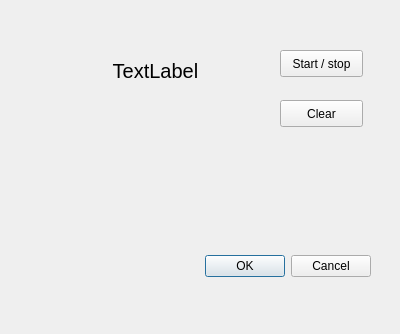
<ui version="4.0" >
 <class>Dialog</class>
 <widget class="QDialog" name="Dialog" >
  <property name="geometry" >
   <rect>
    <x>0</x>
    <y>0</y>
    <width>400</width>
    <height>334</height>
   </rect>
  </property>
  <property name="windowTitle" >
   <string>Dialog</string>
  </property>
  <widget class="QWidget" name="layoutWidget" >
   <property name="geometry" >
    <rect>
     <x>20</x>
     <y>250</y>
     <width>351</width>
     <height>33</height>
    </rect>
   </property>
   <layout class="QHBoxLayout" >
    <property name="margin" >
     <number>0</number>
    </property>
    <property name="spacing" >
     <number>6</number>
    </property>
    <item>
     <spacer>
      <property name="orientation" >
       <enum>Qt::Horizontal</enum>
      </property>
      <property name="sizeHint" >
       <size>
        <width>131</width>
        <height>31</height>
       </size>
      </property>
     </spacer>
    </item>
    <item>
     <widget class="QPushButton" name="okButton" >
      <property name="text" >
       <string>OK</string>
      </property>
     </widget>
    </item>
    <item>
     <widget class="QPushButton" name="cancelButton" >
      <property name="text" >
       <string>Cancel</string>
      </property>
     </widget>
    </item>
   </layout>
  </widget>
  <widget class="QPushButton" name="butStartStop" >
   <property name="geometry" >
    <rect>
     <x>280</x>
     <y>50</y>
     <width>83</width>
     <height>27</height>
    </rect>
   </property>
   <property name="text" >
    <string>Start / stop</string>
   </property>
  </widget>
  <widget class="QPushButton" name="butClear" >
   <property name="geometry" >
    <rect>
     <x>280</x>
     <y>100</y>
     <width>83</width>
     <height>27</height>
    </rect>
   </property>
   <property name="text" >
    <string>Clear</string>
   </property>
  </widget>
  <widget class="QLabel" name="lblTime" >
   <property name="geometry" >
    <rect>
     <x>50</x>
     <y>50</y>
     <width>211</width>
     <height>41</height>
    </rect>
   </property>
   <property name="font" >
    <font>
     <pointsize>15</pointsize>
    </font>
   </property>
   <property name="text" >
    <string>TextLabel</string>
   </property>
   <property name="alignment" >
    <set>Qt::AlignCenter</set>
   </property>
  </widget>
 </widget>
 <resources/>
 <connections>
  <connection>
   <sender>okButton</sender>
   <signal>clicked()</signal>
   <receiver>Dialog</receiver>
   <slot>accept()</slot>
   <hints>
    <hint type="sourcelabel" >
     <x>278</x>
     <y>253</y>
    </hint>
    <hint type="destinationlabel" >
     <x>96</x>
     <y>254</y>
    </hint>
   </hints>
  </connection>
  <connection>
   <sender>cancelButton</sender>
   <signal>clicked()</signal>
   <receiver>Dialog</receiver>
   <slot>reject()</slot>
   <hints>
    <hint type="sourcelabel" >
     <x>369</x>
     <y>253</y>
    </hint>
    <hint type="destinationlabel" >
     <x>179</x>
     <y>282</y>
    </hint>
   </hints>
  </connection>
 </connections>
</ui>
